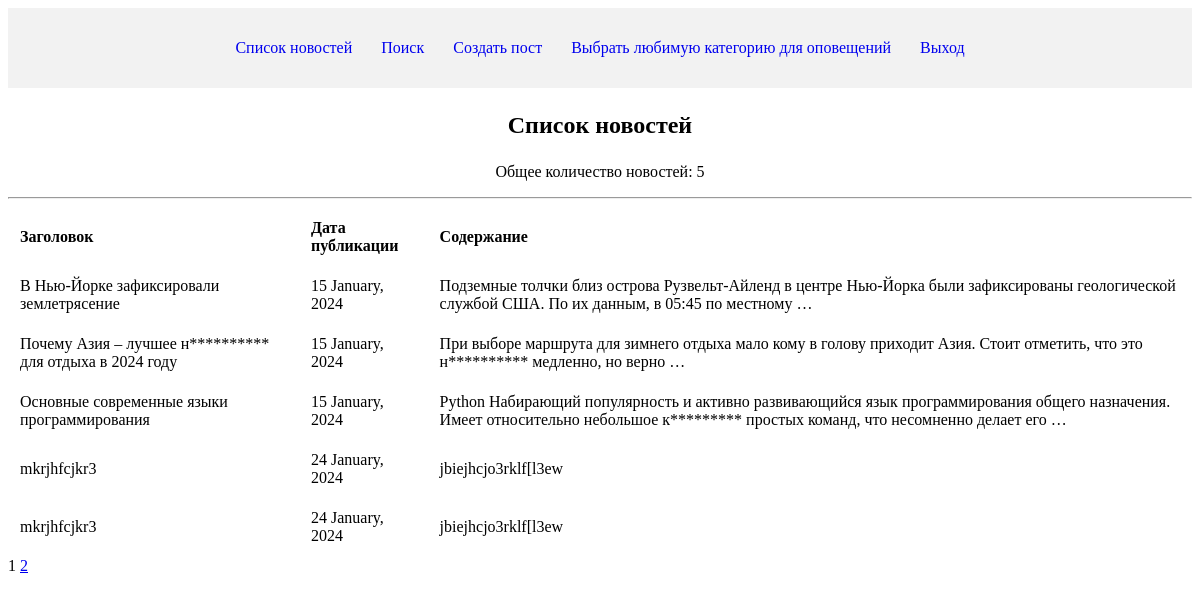
Before: /news/ with the older database file.
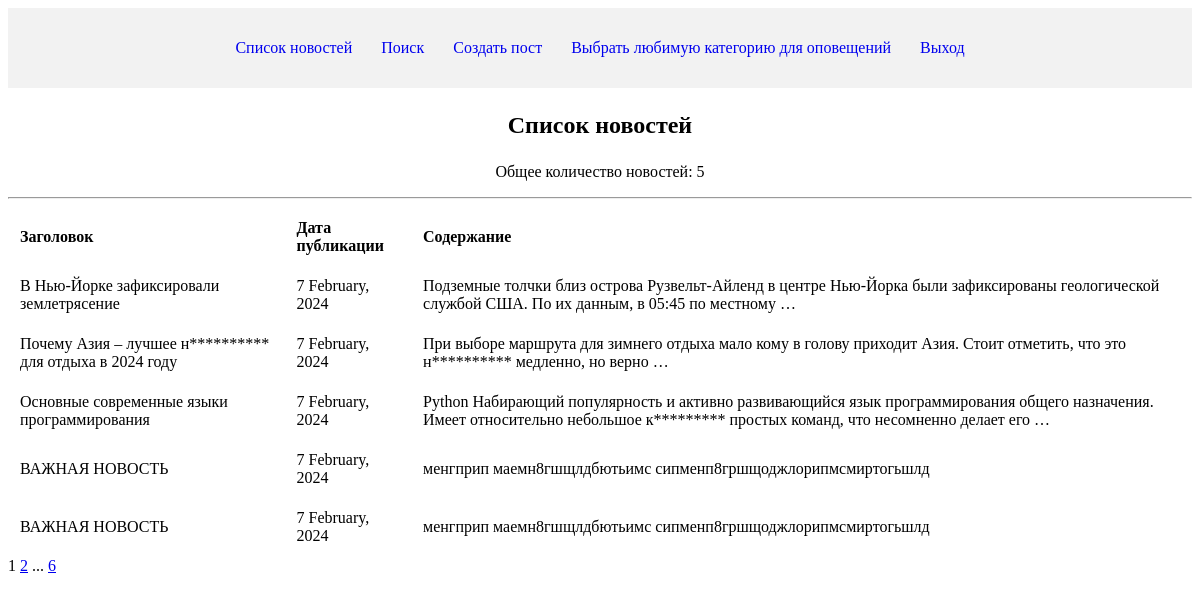
After: the same page with the newer database file.
### news/models.py (models this page shows, shortened)
class Post(models.Model):
    news = 'NW'  # значение такого вида будет записано в БД
    articles = 'AR'  # значение такого вида будет записано в БД
    POST_TYPES = [
        (news, "Новость"),
        (articles, "Статья")
    ]  # значения, которые будут переданы на пользовательский интерфейс
    author = models.ForeignKey(Author, on_delete=models.CASCADE)
    post_type = models.CharField(max_length=2, choices=POST_TYPES, default=news)
    date_of_creation = models.DateTimeField(auto_now_add=True)
    category = models.ManyToManyField(Category, through="PostCategory")
    title = models.CharField(max_length=255)
    text = models.TextField()
    rating = models.IntegerField(default=0)

### news/views.py (the view)
# urls.py: path('', NewsListView.as_view(), name='news_list'),
class NewsListView(ListView):
    model = Post
    template_name = 'news/news_list.html'  # шаблон для отображения списка новостей
    context_object_name = 'news_list'
    paginate_by = 5  # по заданию значение должно быть 10, но оставлю 2, потому что новости всего 3, и пагинация не будет работать

### news/templatetags/custom_filters.py (called while the page is built)
@register.filter()
def censor(word):
    news = ''
    for i in word.split():
        if i in censorship_list:
            news += i[0] + '*' * (len(i) - 1) + ' '
        else:
            news += i + ' '
    return news

### templates/news/news_list.html (shortened to what this page needs)
{% extends "default.html" %}
{% load custom_filters %}
{% block content %}
<center>
    <p style="font-size: 24px; font-weight: bold;">Cписок новостей</p>
    <p>Общее количество новостей: {{ news_list|length }}</p>
</center>
<hr>
{% if news_list %}
<table cellpadding="10" align="center">
    <tr>
        <td><b>Заголовок</b></td>
        <td><b>Дата публикации</b></td>
        <td><b>Содержание</b></td>
    </tr>
    {% for post in news_list %}
    <tr>
        <td>{{ post.title|censor }}</td>
        <td>{{ post.date_of_creation|date:"j F, Y" }}</td>
        <td>{{ post.text|truncatewords:20|censor }}</td>
    </tr>
    {% endfor %}
</table>
{% else %}
<h2> Новостей нет! </h2>
{% endif %}
{{ page_obj.number }}
{% if page_obj.has_next %}
<a href="?page={{ page_obj.next_page_number }}">{{ page_obj.next_page_number }}</a>
{% if paginator.num_pages != page_obj.next_page_number %}
...
<a href="?page={{ page_obj.paginator.num_pages }}">{{ page_obj.paginator.num_pages }}</a>
{% endif %}
{% endif %}
{% endblock content %}

### templates/default.html (shortened to what this page needs)
<!DOCTYPE html>
<html>
<head>
</head>
<body>
    <header>
        <nav>
            <ul>
                <li><a href="/news">Список новостей</a></li>
                <li><a href="{% url 'news_search' %}">Поиск</a></li>
                <li><a href="{% url 'post_create' %}">Создать пост</a></li>
                <li><a href="{% url 'subscribe' %}">Выбрать любимую категорию для оповещений</a></li>
                <li><a href="{% url 'logout'%}">Выход</a></li>
            </ul>
        </nav>
    </header>
    <main>
        {% block content %}{% endblock %}
    </main>
</body>
</html>

### templates/default.html (style rules this page uses)
header nav { background-color: #f2f2f2; padding: 15px; }
header nav ul { list-style-type: none; padding: 0; text-align: center; }
header nav ul li { display: inline; margin-right: 25px; }
header nav ul li:last-child { margin-right: 0; }
header nav ul li a { text-decoration: none; }

Changed rows visible on the page:
removed Post: title|censor "mkrjhfcjkr3", date_of_creation "24 January, 2024", text|censor "jbiejhcjo3rklf[l3ew"
removed Post: title|censor "mkrjhfcjkr3", date_of_creation "24 January, 2024", text|censor "jbiejhcjo3rklf[l3ew"
changed Post "В Нью-Йорке зафиксировали землетрясение": date_of_creation "15 January, 2024" → "7 February, 2024"
changed Post "Почему Азия – лучшее н********** для отдыха в 2024 году": date_of_creation "15 January, 2024" → "7 February, 2024"
changed Post "Основные современные языки программирования": date_of_creation "15 January, 2024" → "7 February, 2024"
added Post: title|censor "ВАЖНАЯ НОВОСТЬ", date_of_creation "7 February, 2024", text|censor "менгприп маемн8гшщлдбютьимс сипменп8гршщоджлорипмсмиртогьшлд"
added Post: title|censor "ВАЖНАЯ НОВОСТЬ", date_of_creation "7 February, 2024", text|censor "менгприп маемн8гшщлдбютьимс сипменп8гршщоджлорипмсмиртогьшлд"
Other visible differences:
{{ page_obj.paginator.num_pages }}: (not shown) → "6"
